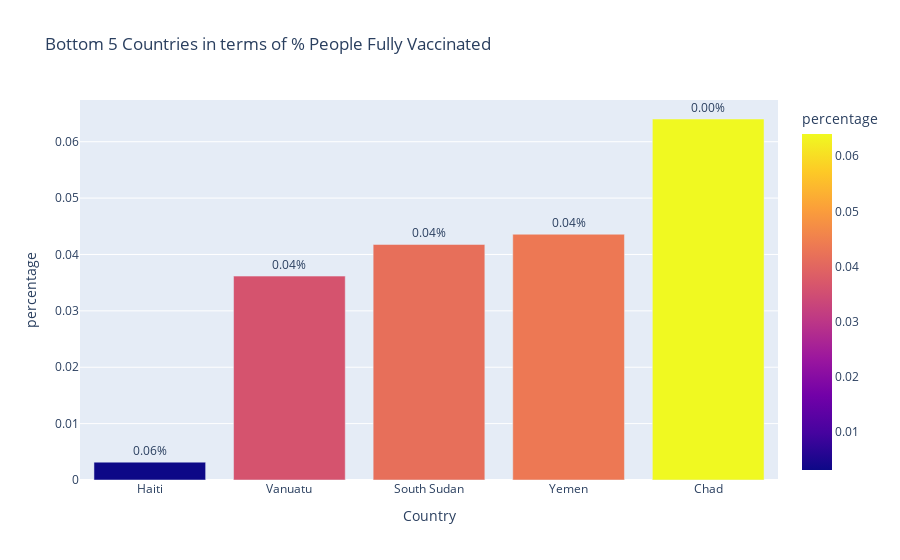

Write notebook code for a chart like this one.
### Code cell
fig = px.bar(top5percentage[::-1],
    x='country',
    y='percentage',    
    labels = {'country':'Country', 'people_fully_vaccinated':'Total Population Vaccinated'},
    title = 'Bottom 5 Countries in terms of % People Fully Vaccinated',
    color='percentage'         
)
fig.update_traces(texttemplate=top5percentage['percentage'].map('{:.2f}%'.format),textposition='outside')
fig.show()

### Figure 1 — Plotly figure (JSON) as saved in the notebook; plotly's stock layout.template omitted (floating-point values rounded to 4 significant figures)
{"data": [{"alignmentgroup": "True", "hovertemplate": "Country=%{x}<br>percentage=%{marker.color}<extra></extra>", "legendgroup": "", "marker": {"color": [0.003167, 0.03617, 0.04178, 0.04359, 0.06403], "coloraxis": "coloraxis", "pattern": {"shape": ""}}, "name": "", "offsetgroup": "", "orientation": "v", "showlegend": false, "textposition": "outside", "texttemplate": ["0.06%", "0.04%", "0.04%", "0.04%", "0.00%"], "type": "bar", "x": ["Haiti", "Vanuatu", "South Sudan", "Yemen", "Chad"], "xaxis": "x", "y": [0.003167, 0.03617, 0.04178, 0.04359, 0.06403], "yaxis": "y"}], "layout": {"barmode": "relative", "coloraxis": {"colorbar": {"title": {"text": "percentage"}}, "colorscale": [[0, "#0d0887"], [0.1111, "#46039f"], [0.2222, "#7201a8"], [0.3333, "#9c179e"], [0.4444, "#bd3786"], [0.5556, "#d8576b"], [0.6667, "#ed7953"], [0.7778, "#fb9f3a"], [0.8889, "#fdca26"], [1, "#f0f921"]]}, "legend": {"tracegroupgap": 0}, "title": {"text": "Bottom 5 Countries in terms of % People Fully Vaccinated"}, "xaxis": {"anchor": "y", "domain": [0, 1], "title": {"text": "Country"}}, "yaxis": {"anchor": "x", "domain": [0, 1], "title": {"text": "percentage"}}}}
